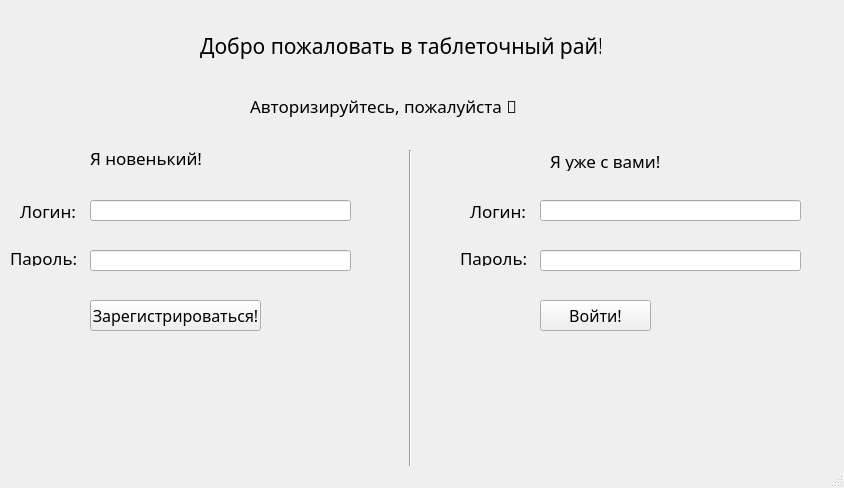
<?xml version="1.0" encoding="UTF-8"?>
<ui version="4.0">
 <class>MainWindow</class>
 <widget class="QMainWindow" name="MainWindow">
  <property name="geometry">
   <rect>
    <x>0</x>
    <y>0</y>
    <width>844</width>
    <height>488</height>
   </rect>
  </property>
  <property name="font">
   <font>
    <family>Microsoft YaHei UI Light</family>
   </font>
  </property>
  <property name="windowTitle">
   <string>MainWindow</string>
  </property>
  <widget class="QWidget" name="centralwidget">
   <widget class="QLabel" name="label">
    <property name="geometry">
     <rect>
      <x>200</x>
      <y>30</y>
      <width>401</width>
      <height>31</height>
     </rect>
    </property>
    <property name="font">
     <font>
      <family>Microsoft YaHei Light</family>
      <pointsize>16</pointsize>
     </font>
    </property>
    <property name="text">
     <string>Добро пожаловать в таблеточный рай!</string>
    </property>
   </widget>
   <widget class="QLabel" name="label_2">
    <property name="geometry">
     <rect>
      <x>250</x>
      <y>90</y>
      <width>371</width>
      <height>31</height>
     </rect>
    </property>
    <property name="font">
     <font>
      <family>Microsoft YaHei Light</family>
      <pointsize>13</pointsize>
     </font>
    </property>
    <property name="text">
     <string>Авторизируйтесь, пожалуйста 🥺</string>
    </property>
   </widget>
   <widget class="QLineEdit" name="lineEdit">
    <property name="geometry">
     <rect>
      <x>90</x>
      <y>200</y>
      <width>261</width>
      <height>21</height>
     </rect>
    </property>
   </widget>
   <widget class="QLabel" name="label_3">
    <property name="geometry">
     <rect>
      <x>20</x>
      <y>200</y>
      <width>61</width>
      <height>21</height>
     </rect>
    </property>
    <property name="font">
     <font>
      <family>Microsoft YaHei Light</family>
      <pointsize>13</pointsize>
     </font>
    </property>
    <property name="text">
     <string>Логин:</string>
    </property>
   </widget>
   <widget class="QLineEdit" name="lineEdit_2">
    <property name="geometry">
     <rect>
      <x>90</x>
      <y>250</y>
      <width>261</width>
      <height>21</height>
     </rect>
    </property>
   </widget>
   <widget class="QLabel" name="label_4">
    <property name="geometry">
     <rect>
      <x>10</x>
      <y>250</y>
      <width>71</width>
      <height>16</height>
     </rect>
    </property>
    <property name="font">
     <font>
      <family>Microsoft YaHei Light</family>
      <pointsize>13</pointsize>
     </font>
    </property>
    <property name="text">
     <string>Пароль:</string>
    </property>
   </widget>
   <widget class="QPushButton" name="pushButton">
    <property name="geometry">
     <rect>
      <x>90</x>
      <y>300</y>
      <width>171</width>
      <height>31</height>
     </rect>
    </property>
    <property name="font">
     <font>
      <family>Microsoft YaHei Light</family>
      <pointsize>12</pointsize>
     </font>
    </property>
    <property name="text">
     <string>Зарегистрироваться!</string>
    </property>
   </widget>
   <widget class="QLabel" name="label_5">
    <property name="geometry">
     <rect>
      <x>90</x>
      <y>150</y>
      <width>131</width>
      <height>16</height>
     </rect>
    </property>
    <property name="font">
     <font>
      <family>Microsoft YaHei UI Light</family>
      <pointsize>13</pointsize>
     </font>
    </property>
    <property name="text">
     <string>Я новенький!</string>
    </property>
   </widget>
   <widget class="QLabel" name="label_6">
    <property name="geometry">
     <rect>
      <x>550</x>
      <y>150</y>
      <width>121</width>
      <height>21</height>
     </rect>
    </property>
    <property name="font">
     <font>
      <family>Microsoft YaHei UI Light</family>
      <pointsize>13</pointsize>
     </font>
    </property>
    <property name="text">
     <string>Я уже с вами!</string>
    </property>
   </widget>
   <widget class="QLineEdit" name="lineEdit_3">
    <property name="geometry">
     <rect>
      <x>540</x>
      <y>250</y>
      <width>261</width>
      <height>21</height>
     </rect>
    </property>
   </widget>
   <widget class="QLabel" name="label_7">
    <property name="geometry">
     <rect>
      <x>470</x>
      <y>200</y>
      <width>61</width>
      <height>21</height>
     </rect>
    </property>
    <property name="font">
     <font>
      <family>Microsoft YaHei Light</family>
      <pointsize>13</pointsize>
     </font>
    </property>
    <property name="text">
     <string>Логин:</string>
    </property>
   </widget>
   <widget class="QLineEdit" name="lineEdit_4">
    <property name="geometry">
     <rect>
      <x>540</x>
      <y>200</y>
      <width>261</width>
      <height>21</height>
     </rect>
    </property>
   </widget>
   <widget class="QLabel" name="label_8">
    <property name="geometry">
     <rect>
      <x>460</x>
      <y>250</y>
      <width>71</width>
      <height>16</height>
     </rect>
    </property>
    <property name="font">
     <font>
      <family>Microsoft YaHei Light</family>
      <pointsize>13</pointsize>
     </font>
    </property>
    <property name="text">
     <string>Пароль:</string>
    </property>
   </widget>
   <widget class="Line" name="line">
    <property name="geometry">
     <rect>
      <x>400</x>
      <y>150</y>
      <width>20</width>
      <height>321</height>
     </rect>
    </property>
    <property name="orientation">
     <enum>Qt::Vertical</enum>
    </property>
   </widget>
   <widget class="QPushButton" name="pushButton_2">
    <property name="geometry">
     <rect>
      <x>540</x>
      <y>300</y>
      <width>111</width>
      <height>31</height>
     </rect>
    </property>
    <property name="font">
     <font>
      <family>Microsoft YaHei Light</family>
      <pointsize>12</pointsize>
     </font>
    </property>
    <property name="text">
     <string>Войти!</string>
    </property>
   </widget>
  </widget>
  <widget class="QMenuBar" name="menubar">
   <property name="geometry">
    <rect>
     <x>0</x>
     <y>0</y>
     <width>844</width>
     <height>23</height>
    </rect>
   </property>
  </widget>
  <widget class="QStatusBar" name="statusbar"/>
 </widget>
 <resources/>
 <connections/>
</ui>
